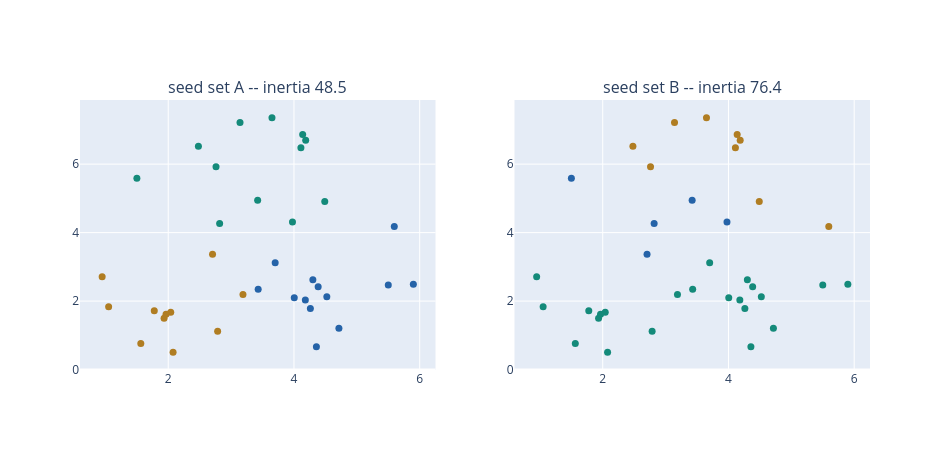

Write notebook code for a chart like this one.
### Markdown cell above
**Idea -- two seed sets, on purpose.** Seed set A drops one prototype near each of the three groups -- exactly what slide 9 called the sensible start. Seed set B drops two prototypes into the same far-off group and only one prototype to cover both close-together groups. Same data, same algorithm, only the seeds differ.

### Code cell
def kmeans_from_seeds(X, seed_centroids, n_iter=25):
    """Same assign/update loop as Part 1, but starting from an explicit
    centroid array instead of a random draw -- so we can compare seed
    choices directly."""
    centroids = np.array(seed_centroids, dtype=float)
    k = len(centroids)
    for _ in range(n_iter):
        dists = np.linalg.norm(X[:, None, :] - centroids[None, :, :], axis=2)
        assign = np.argmin(dists, axis=1)
        centroids = np.array([
            X[assign == j].mean(axis=0) if np.any(assign == j) else centroids[j]
            for j in range(k)
        ])
    inertia = sum(np.sum((X[assign == j] - centroids[j]) ** 2) for j in range(k))
    return assign, centroids, inertia

seeds_good = [(2, 2), (5, 2.6), (3.3, 5.8)]
seeds_bad = [(3.3, 5.8), (2.8, 5.2), (2, 2)]

assign_good, cent_good, inertia_good = kmeans_from_seeds(X_init, seeds_good)
assign_bad, cent_bad, inertia_bad = kmeans_from_seeds(X_init, seeds_bad)

fig = make_subplots(rows=1, cols=2, subplot_titles=(
    f"seed set A -- inertia {inertia_good:.1f}", f"seed set B -- inertia {inertia_bad:.1f}"))
for j, color in enumerate([GOLD, BLUE, TEAL]):
    pts_g = X_init[assign_good == j]
    fig.add_trace(go.Scatter(x=pts_g[:, 0], y=pts_g[:, 1], mode="markers",
                              marker=dict(color=color, size=7)), row=1, col=1)
    pts_b = X_init[assign_bad == j]
    fig.add_trace(go.Scatter(x=pts_b[:, 0], y=pts_b[:, 1], mode="markers",
                              marker=dict(color=color, size=7)), row=1, col=2)
fig.update_layout(width=950, height=450, showlegend=False)
fig.show()

print(f"seed set A cluster sizes: {[int((assign_good == j).sum()) for j in range(3)]}")
print(f"seed set B cluster sizes: {[int((assign_bad == j).sum()) for j in range(3)]}")

### Figure 1 — Plotly figure (JSON) as saved in the notebook; plotly's stock layout.template omitted (floating-point values rounded to 4 significant figures)
{"data": [{"marker": {"color": "#b07d22", "size": 7}, "mode": "markers", "type": "scatter", "x": [1.778, 1.934, 2.077, 2.705, 3.189, 2.04, 1.052, 0.9489, 2.786, 1.965, 1.564], "xaxis": "x", "y": [1.716, 1.498, 0.5092, 3.368, 2.189, 1.676, 1.835, 2.708, 1.119, 1.618, 0.7628], "yaxis": "y"}, {"marker": {"color": "#b07d22", "size": 7}, "mode": "markers", "type": "scatter", "x": [3.65, 5.596, 4.139, 4.187, 4.111, 2.48, 3.142, 2.76, 4.49], "xaxis": "x2", "y": [7.351, 4.181, 6.867, 6.696, 6.482, 6.519, 7.22, 5.92, 4.905], "yaxis": "y2"}, {"marker": {"color": "#2563a8", "size": 7}, "mode": "markers", "type": "scatter", "x": [4.523, 5.596, 4.301, 5.5, 3.431, 4.715, 4.357, 4.261, 5.899, 4.181, 4.385, 3.701, 4.005], "xaxis": "x", "y": [2.129, 4.181, 2.624, 2.472, 2.349, 1.205, 0.6647, 1.781, 2.494, 2.03, 2.416, 3.117, 2.099], "yaxis": "y"}, {"marker": {"color": "#2563a8", "size": 7}, "mode": "markers", "type": "scatter", "x": [2.705, 3.422, 2.818, 1.501, 3.977], "xaxis": "x2", "y": [3.368, 4.949, 4.268, 5.586, 4.311], "yaxis": "y2"}, {"marker": {"color": "#148a7a", "size": 7}, "mode": "markers", "type": "scatter", "x": [3.65, 4.139, 4.187, 4.111, 3.422, 2.48, 2.818, 3.142, 1.501, 2.76, 4.49, 3.977], "xaxis": "x", "y": [7.351, 6.867, 6.696, 6.482, 4.949, 6.519, 4.268, 7.22, 5.586, 5.92, 4.905, 4.311], "yaxis": "y"}, {"marker": {"color": "#148a7a", "size": 7}, "mode": "markers", "type": "scatter", "x": [1.778, 4.523, 1.934, 2.077, 3.189, 4.301, 2.04, 5.5, 3.431, 4.715, 4.357, 1.052, 0.9489, 4.261, 2.786, 1.965, 5.899, 4.181, 4.385, 3.701, 1.564, 4.005], "xaxis": "x2", "y": [1.716, 2.129, 1.498, 0.5092, 2.189, 2.624, 1.676, 2.472, 2.349, 1.205, 0.6647, 1.835, 2.708, 1.781, 1.119, 1.618, 2.494, 2.03, 2.416, 3.117, 0.7628, 2.099], "yaxis": "y2"}], "layout": {"annotations": [{"font": {"size": 16}, "showarrow": false, "text": "seed set A -- inertia 48.5", "x": 0.225, "xanchor": "center", "xref": "paper", "y": 1.0, "yanchor": "bottom", "yref": "paper"}, {"font": {"size": 16}, "showarrow": false, "text": "seed set B -- inertia 76.4", "x": 0.775, "xanchor": "center", "xref": "paper", "y": 1.0, "yanchor": "bottom", "yref": "paper"}], "height": 450, "showlegend": false, "width": 950, "xaxis": {"anchor": "y", "domain": [0.0, 0.45]}, "xaxis2": {"anchor": "y2", "domain": [0.55, 1.0]}, "yaxis": {"anchor": "x", "domain": [0.0, 1.0]}, "yaxis2": {"anchor": "x2", "domain": [0.0, 1.0]}}}
